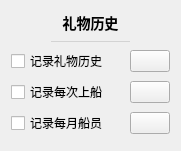
           <widget class="QWidget" name="giftHistorySettingsCard" native="true">
            <property name="geometry">
             <rect>
              <x>180</x>
              <y>800</y>
              <width>181</width>
              <height>151</height>
             </rect>
            </property>
            <property name="styleSheet">
             <string notr="true">#giftHistorySettingsCard
{
	background: #f7f7ff;
	border: none;
	border-radius: 5px;
}</string>
            </property>
            <layout class="QVBoxLayout" name="verticalLayout_43">
             <item>
              <widget class="QLabel" name="label_30">
               <property name="sizePolicy">
                <sizepolicy hsizetype="Preferred" vsizetype="Fixed">
                 <horstretch>0</horstretch>
                 <verstretch>0</verstretch>
                </sizepolicy>
               </property>
               <property name="styleSheet">
                <string notr="true">font-size: 14px;
font-weight: 500;</string>
               </property>
               <property name="text">
                <string>礼物历史</string>
               </property>
               <property name="alignment">
                <set>Qt::AlignCenter</set>
               </property>
              </widget>
             </item>
             <item>
              <widget class="QWidget" name="widget_25" native="true">
               <property name="minimumSize">
                <size>
                 <width>0</width>
                 <height>1</height>
                </size>
               </property>
               <property name="maximumSize">
                <size>
                 <width>16777215</width>
                 <height>1</height>
                </size>
               </property>
               <property name="styleSheet">
                <string notr="true">background: lightgray;
margin: 40px;</string>
               </property>
              </widget>
             </item>
             <item>
              <layout class="QHBoxLayout" name="horizontalLayout_56" stretch="1,0">
               <property name="topMargin">
                <number>0</number>
               </property>
               <item>
                <widget class="CheckBox1" name="saveEveryGiftCheck">
                 <property name="cursor">
                  <cursorShape>PointingHandCursor</cursorShape>
                 </property>
                 <property name="toolTip">
                  <string>&lt;html&gt;&lt;head/&gt;&lt;body&gt;&lt;p&gt;保存每次上船的数据，用于统计&lt;/p&gt;&lt;p&gt;保存在：程序目录/gift_histories&lt;/p&gt;&lt;p&gt;（不支持礼物合并）&lt;/p&gt;&lt;/body&gt;&lt;/html&gt;</string>
                 </property>
                 <property name="text">
                  <string>记录礼物历史</string>
                 </property>
                </widget>
               </item>
               <item>
                <widget class="InteractiveButtonBase" name="saveEveryGiftButton">
                 <property name="cursor">
                  <cursorShape>PointingHandCursor</cursorShape>
                 </property>
                 <property name="toolTip">
                  <string>&lt;html&gt;&lt;head/&gt;&lt;body&gt;&lt;p&gt;打开记录文件所在位置&lt;/p&gt;&lt;/body&gt;&lt;/html&gt;</string>
                 </property>
                 <property name="text">
                  <string/>
                 </property>
                 <property name="icon">
                  <iconset resource="../resources/resource.qrc">
                   <normaloff>:/icons/folder</normaloff>:/icons/folder</iconset>
                 </property>
                </widget>
               </item>
              </layout>
             </item>
             <item>
              <layout class="QHBoxLayout" name="horizontalLayout_58" stretch="1,0">
               <item>
                <widget class="CheckBox1" name="saveEveryGuardCheck">
                 <property name="cursor">
                  <cursorShape>PointingHandCursor</cursorShape>
                 </property>
                 <property name="toolTip">
                  <string>&lt;html&gt;&lt;head/&gt;&lt;body&gt;&lt;p&gt;保存每次上船的数据，用于统计&lt;/p&gt;&lt;p&gt;保存在：程序目录/guard_histories&lt;/p&gt;&lt;/body&gt;&lt;/html&gt;</string>
                 </property>
                 <property name="text">
                  <string>记录每次上船</string>
                 </property>
                </widget>
               </item>
               <item>
                <widget class="InteractiveButtonBase" name="saveEveryGuardButton">
                 <property name="cursor">
                  <cursorShape>PointingHandCursor</cursorShape>
                 </property>
                 <property name="contextMenuPolicy">
                  <enum>Qt::CustomContextMenu</enum>
                 </property>
                 <property name="toolTip">
                  <string>&lt;html&gt;&lt;head/&gt;&lt;body&gt;&lt;p&gt;打开记录文件所在位置&lt;/p&gt;&lt;/body&gt;&lt;/html&gt;</string>
                 </property>
                 <property name="text">
                  <string/>
                 </property>
                 <property name="icon">
                  <iconset resource="../resources/resource.qrc">
                   <normaloff>:/icons/folder</normaloff>:/icons/folder</iconset>
                 </property>
                </widget>
               </item>
              </layout>
             </item>
             <item>
              <layout class="QHBoxLayout" name="horizontalLayout_59" stretch="1,0">
               <item>
                <widget class="CheckBox1" name="saveMonthGuardCheck">
                 <property name="cursor">
                  <cursorShape>PointingHandCursor</cursorShape>
                 </property>
                 <property name="toolTip">
                  <string>&lt;html&gt;&lt;head/&gt;&lt;body&gt;&lt;p&gt;以CSV表格的形式记录每月船员&lt;/p&gt;&lt;p&gt;每次开播都会重新更新&lt;/p&gt;&lt;p&gt;保存在：程序目录/guard_month&lt;/p&gt;&lt;/body&gt;&lt;/html&gt;</string>
                 </property>
                 <property name="text">
                  <string>记录每月船员</string>
                 </property>
                </widget>
               </item>
               <item>
                <widget class="InteractiveButtonBase" name="saveMonthGuardButton">
                 <property name="cursor">
                  <cursorShape>PointingHandCursor</cursorShape>
                 </property>
                 <property name="toolTip">
                  <string>&lt;html&gt;&lt;head/&gt;&lt;body&gt;&lt;p&gt;打开记录文件所在位置&lt;/p&gt;&lt;/body&gt;&lt;/html&gt;</string>
                 </property>
                 <property name="text">
                  <string/>
                 </property>
                 <property name="icon">
                  <iconset resource="../resources/resource.qrc">
                   <normaloff>:/icons/folder</normaloff>:/icons/folder</iconset>
                 </property>
                </widget>
               </item>
              </layout>
             </item>
            </layout>
           </widget>
